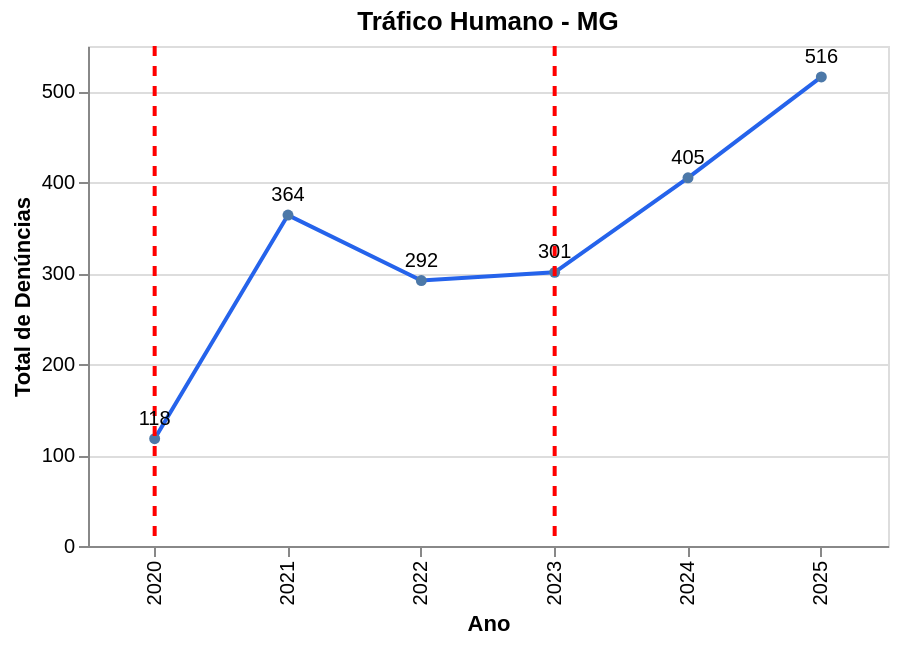

Notebook source saved alongside this figure:
### Code cell
grafico_temp_uf('MG')

### Figure 1 — Vega-Lite specification as saved in the notebook (floating-point values rounded to 4 significant figures)
{"config": {"view": {"continuousWidth": 300, "continuousHeight": 300}}, "layer": [{"data": {"name": "data-fe2dacd669b67222e8d0a35613b88c86"}, "mark": {"type": "line", "color": "#2563eb", "point": true}, "encoding": {"tooltip": [{"field": "ano", "title": "Ano", "type": "ordinal"}, {"field": "hash", "format": ",", "title": "Denúncias", "type": "quantitative"}], "x": {"field": "ano", "title": "Ano", "type": "ordinal"}, "y": {"field": "hash", "title": "Total de Denúncias", "type": "quantitative"}}}, {"data": {"values": [{"ano": 2020}, {"ano": 2023}]}, "mark": {"type": "rule", "color": "red", "strokeDash": [5, 5], "strokeWidth": 2}, "encoding": {"x": {"field": "ano", "scale": {"domain": [2020.0, 2021.0, 2022.0, 2023.0, 2024.0, 2025.0]}, "type": "ordinal"}}}, {"data": {"name": "data-fe2dacd669b67222e8d0a35613b88c86"}, "mark": {"type": "text", "dy": -10, "fontSize": 10}, "encoding": {"text": {"field": "hash", "format": ",", "type": "quantitative"}, "x": {"field": "ano", "type": "ordinal"}, "y": {"field": "hash", "type": "quantitative"}}}], "height": 250, "title": "Tráfico Humano - MG", "width": 400, "$schema": "https://vega.github.io/schema/vega-lite/v6.4.1.json", "datasets": {"data-fe2dacd669b67222e8d0a35613b88c86": [{"nome_estado": "Minas Gerais", "ano": 2020, "hash": 118}, {"nome_estado": "Minas Gerais", "ano": 2021, "hash": 364}, {"nome_estado": "Minas Gerais", "ano": 2022, "hash": 292}, {"nome_estado": "Minas Gerais", "ano": 2023, "hash": 301}, {"nome_estado": "Minas Gerais", "ano": 2024, "hash": 405}, {"nome_estado": "Minas Gerais", "ano": 2025, "hash": 516}]}}
